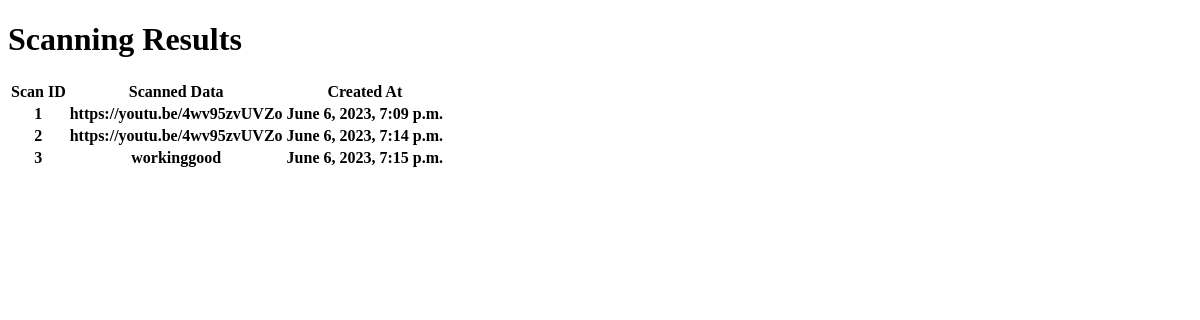
The page /review/ on the database as committed earlier.
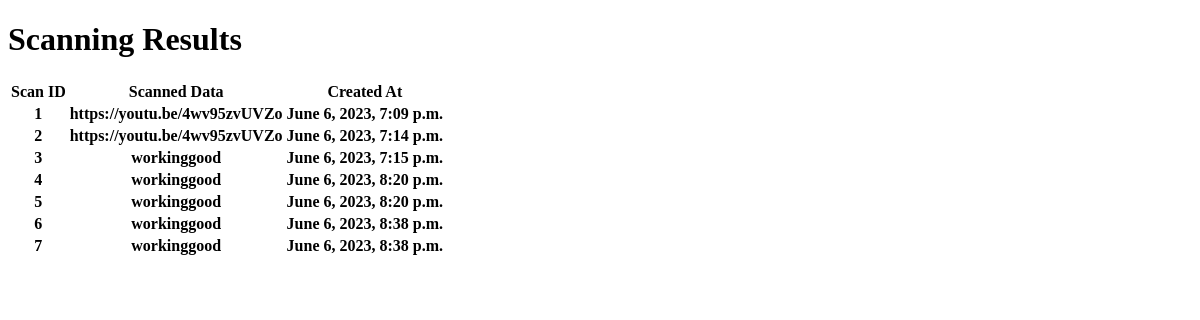
The same page on the database as committed later.
### qrapp/models.py (models this page shows, shortened)
class QRCodeData(models.Model):
    data=models.CharField(max_length=255)
    created_at=models.DateTimeField(auto_now_add=True)
    class Meta:
        verbose_name_plural='QR Scanning Data'

### qrapp/views.py (the view)
# urls.py: path('review/',reviewView, name='review_url'),
def reviewView(request):
    qrcode_data=QRCodeData.objects.all()
    return render(request,'review.html',{'qrcode_data':qrcode_data})

### qrapp/templates/review.html (shortened to what this page needs)
<!DOCTYPE html>
<html lang="en">
<head>
</head>
<body>
    <h1>Scanning Results</h1>
    <table>
        <tr>
            <th>Scan ID</th>
            <th>Scanned Data</th>
            <th>Created At</th>
        </tr>
        {% for data in qrcode_data %}
            <tr>
                <th>{{data.id}}</th>
                <th>{{data.data}}</th>
                <th>{{data.created_at}}</th>
            </tr>
        {% endfor %}
    </table>
</body>
</html>

Rows that differ between the two databases and show on the page:
added QRCodeData: id "4", data "workinggood", created_at "June 6, 2023, 8:20 p.m."
added QRCodeData: id "5", data "workinggood", created_at "June 6, 2023, 8:20 p.m."
added QRCodeData: id "6", data "workinggood", created_at "June 6, 2023, 8:38 p.m."
added QRCodeData: id "7", data "workinggood", created_at "June 6, 2023, 8:38 p.m."
